Frame 1 (no input): blank canvas, image omitted
Frame 60 (no input): blank canvas, image omitted
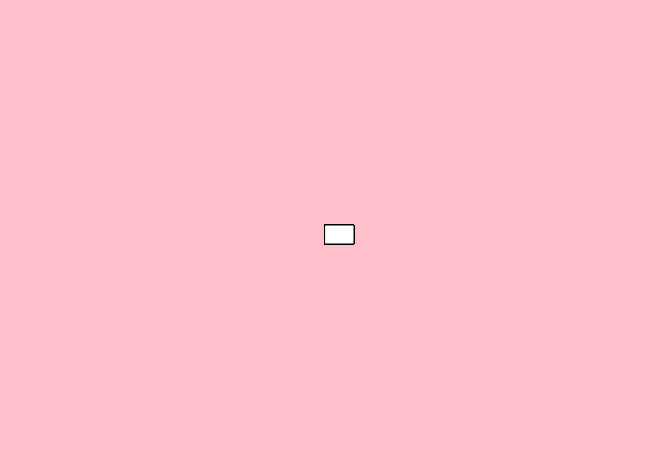
Frame 120 (the mouse pressed at the canvas centre since frame 60)

The p5.js sketch whose frames 1 and 60 were blank and that drew this single picture after the mouse press (run headless with seeded random() and noise() and a simulated clock; from frame 60 on, the mouse is pressed at the canvas centre):

// p5.js sketch
// ── sketch.js
function setup() {
    createCanvas(650, 450);
    background("pink");
  }
  
  function draw() {
    stroke("Black");
    fill("rgb(62,10,10))");
  
    // console.log(mouseIsPressed)
  
    if (mouseIsPressed) {
      rect(mouseX, mouseY, 29, 19);
    }
  }
